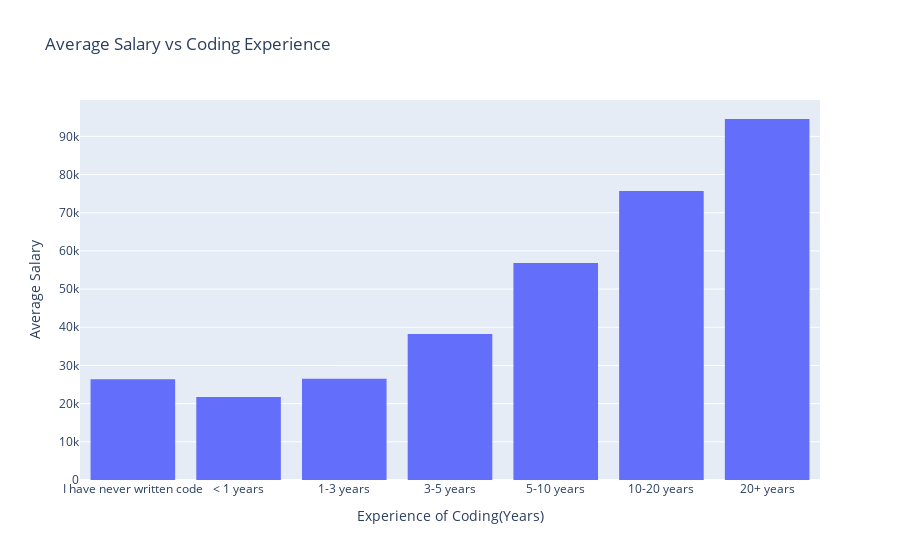

The code cell stored with this chart in its notebook:
### Markdown cell above
From the visualization, we can infer that there is a salary gap starting between the Bachelor's degree and the Master's Degree. There exists, another gap between the master's degree and the Doctoral and Professional Doctorates. 

However, I think one important insight that can be drawn from this visualization, is that there is no significant difference in wage between high school, partial tertiary studies and a formal bachelor's degree. There can be a few ways to discuss this finding. 

Firstly, it can be safe to say that with sufficient experience and self-learning, we should be able to narrow the gap between a self-learned data analyst and a data analyst with formal education. Other than that, we also do not know if the participants who chose Bachelor's Degree, necessarily has a bachelor's degree in data analyst or data science itself. It might be in other fields and they are also self-learners. 

With this, let us end this section and continue to explore if our assumption that experience is a more valuable asset compared to education levels in the next section.

## 2.6 Coding Experience effects on Salary

Continuing from the last section, we will now look at visualizations that show us the salary trend with respect to coding experience.

### Code cell
temp = df[(df.compensation > 0) & (df.coding_exp_year.notna())].groupby('coding_exp_year').mean()

fig = px.histogram(temp, x=temp.index, y='compensation', 
                   title='Average Salary vs Coding Experience',
                   category_orders={'coding_exp_year':['I have never written code','< 1 years','1-3 years','3-5 years','5-10 years','10-20 years','20+ years']})
fig.update_layout(xaxis_title='Experience of Coding(Years)', yaxis_title='Average Salary')

### Figure 1 — Plotly figure (JSON) as saved in the notebook; plotly's stock layout.template omitted (floating-point values rounded to 4 significant figures)
{"data": [{"alignmentgroup": "True", "bingroup": "x", "histfunc": "sum", "hovertemplate": "coding_exp_year=%{x}<br>sum of compensation=%{y}<extra></extra>", "legendgroup": "", "marker": {"color": "#636efa", "pattern": {"shape": ""}}, "name": "", "offsetgroup": "", "orientation": "v", "showlegend": false, "type": "histogram", "x": ["1-3 years", "10-20 years", "20+ years", "3-5 years", "5-10 years", "< 1 years", "I have never written code"], "xaxis": "x", "y": [26510.0, 75710.0, 94550.0, 38210.0, 56800.0, 21720.0, 26410.0], "yaxis": "y"}], "layout": {"barmode": "relative", "legend": {"tracegroupgap": 0}, "title": {"text": "Average Salary vs Coding Experience"}, "xaxis": {"anchor": "y", "categoryarray": ["I have never written code", "< 1 years", "1-3 years", "3-5 years", "5-10 years", "10-20 years", "20+ years"], "categoryorder": "array", "domain": [0, 1], "title": {"text": "Experience of Coding(Years)"}}, "yaxis": {"anchor": "x", "domain": [0, 1], "title": {"text": "Average Salary"}}}}
